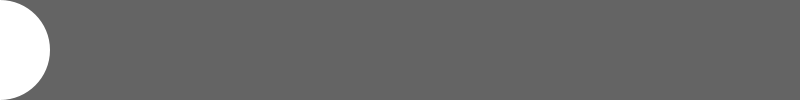
Frame 1 (no input)
Frame 60 (the mouse pressed at the canvas centre just before this capture): identical to frame 1, image omitted
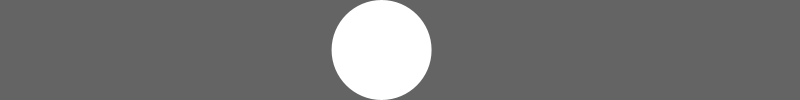
Frame 120 (the mouse held since frame 60 and released just before this capture)

The Processing sketch that drew these frames (run headless with seeded random() and noise(); from frame 60 on, the mouse is pressed at the canvas centre):

// Processing sketch: processing_30081
// ── processing_30081.pde

//EASING in one direction

float x;
float easing = 0.05;

void setup()
{
  size(800, 100);
  smooth();
  noStroke();
}
void draw()
{
  background(100);

  float targetX = mouseX;
  float remaining = (targetX - x);

  x+= remaining * easing;
  float y = constrain(mouseY, height/2, height/2);
  ellipse(x, y, 100, 100);
}
